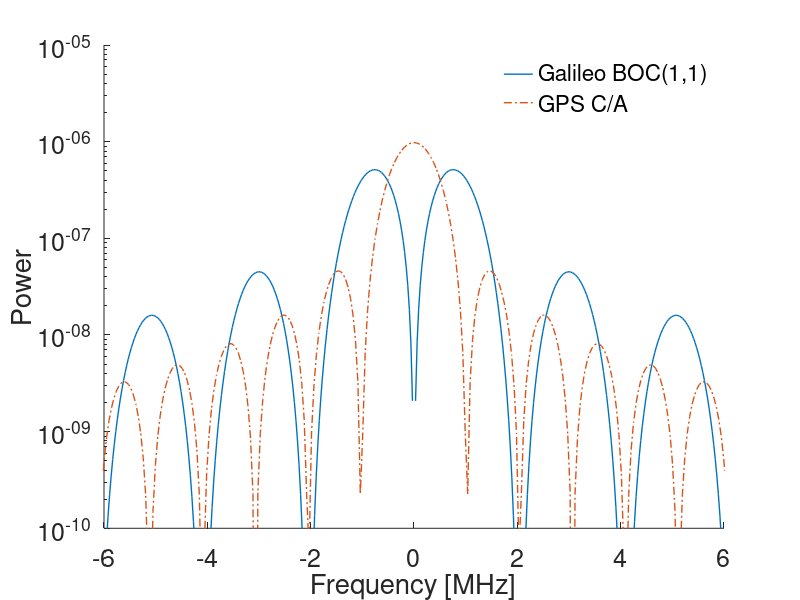

MATLAB code for this plot:
% Power Spectral Density for Galileo BOC(1,1) and GPS C/A

%Written by Kai Borre, February 14, 2005

f0 = 1.023e6;
alpha = 1;
beta = 1;
if rem(alpha/beta,2) == 0, 
    even = 'true'; 
else
    even = 'false';
end

delta_f =  linspace(-15e6,15e6,999); % difference with respect to L1
fs = alpha*f0;
fc = beta*f0;
n = 2*fs/fc;
r = rem(n,2);
if r == 0, even = 'true'; end
if even
    G = fc* (  tan(pi*delta_f/(2*fs)).*sin(pi*delta_f/fc)./(pi*delta_f+eps)  ).^2;
else
    G = fc* (  tan(pi*delta_f/(2*fs)).*cos(pi*delta_f/fc)./(pi*delta_f+eps)  ).^2;
end

figure(1);
h1 = semilogy(delta_f,G, 'linewidth',1); % BOC
hold on
h2 = semilogy(delta_f.*pi/2, (sinc(pi*delta_f/(2*fc))).^2./fc,...
                                              'linewidth', 1,'linestyle','-.'); % GPS
set(gca,'XTick',[-6*1e6  -4*1e6 -2*1e6 0 2*1e6  4*1e6  6*1e6])
set(gca,'XTickLabel',{'-6','-4','-2','0','2','4','6'})

legend('Galileo BOC(1,1)','GPS C/A')
xlabel('Frequency [MHz]','FontSize',18)
ylabel('Power','Fontsize',18)
%title('Center Frequency 1575.42 MHz','FontSize',18)
axis([-6e6 6e6 1e-10 1e-5]);
box off
legend('boxoff')    
hold off
set(gca,'FontSize',18)

print -deps2 psd_boc
%%%%%%%%%%%%%%%%%%%%%% end psd_boc.m  %%%%%%%%%%%%%%%


